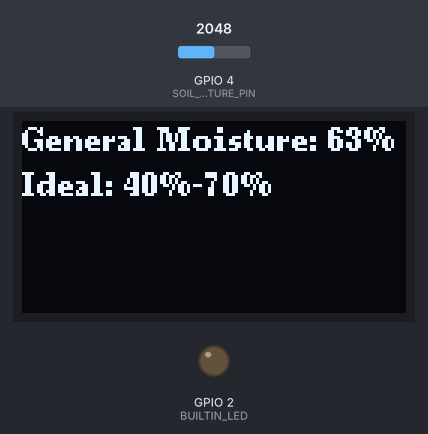
This sketch was run on a simulated ESP32. Parts: 128×64 one-colour display, output pins drawn as LEDs (lit = HIGH). Inputs (shaded band) come from the test bench; at power-on: GPIO 4 (SOIL_MOISTURE_PIN) = 2048. What the sketch prints to the serial monitor is not drawn.

Above: at 5.6 s.
5.7 s: GPIO 4 (SOIL_MOISTURE_PIN) set to 2375
At 10.7 s:
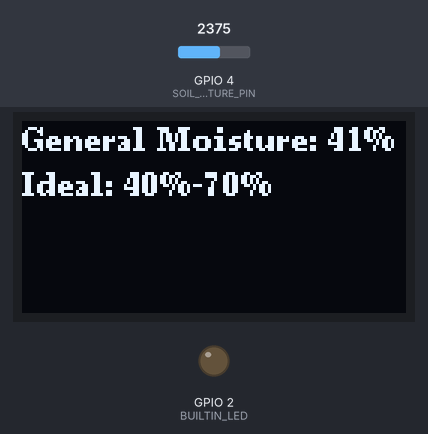
11.8 s: GPIO 4 (SOIL_MOISTURE_PIN) set to 2474
At 15.7 s:
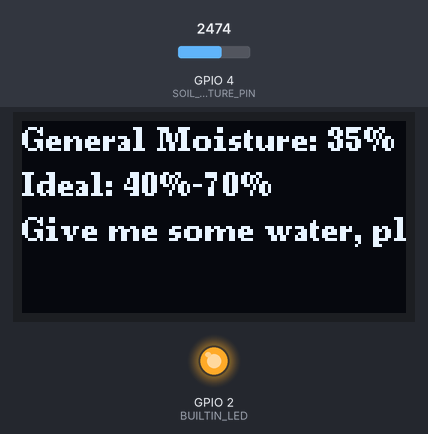
21.5 s: GPIO 4 (SOIL_MOISTURE_PIN) set to 2866
At 25.7 s:
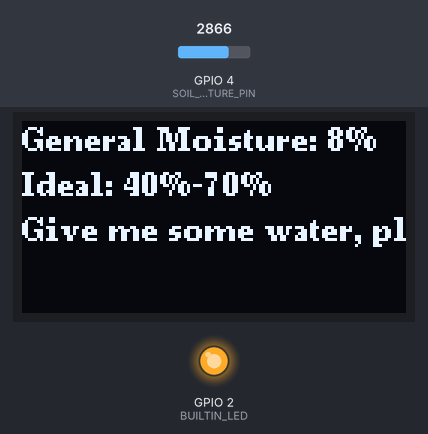
27.6 s: GPIO 4 (SOIL_MOISTURE_PIN) set to 1228
At 30.7 s:
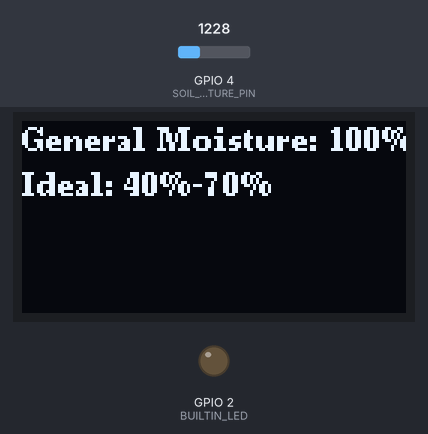
Timing chart, 0 to 32.2 s (numbered marks = the images above; inputs shaded):
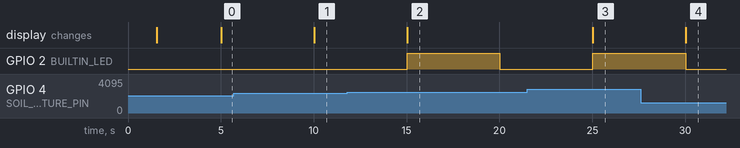

Measured:
- the behaviour switches between 2400 and 2401 on GPIO 4 (SOIL_MOISTURE_PIN) (found by bisection; images 1 and 2)
- after the input at 5.7 s, the display: changes after 4.3 s (image 1)
- after the input at 11.8 s, GPIO 2 (BUILTIN_LED): LOW → HIGH after 3.2 s, → LOW 5.0 s later; the display: changes after 3.2 s (image 2)
- after the input at 21.5 s, the display: changes after 3.5 s (image 3)
- after the input at 27.6 s, the display: first differs from a run without the input after 2.4 s (image 4)

The sketch:

ESP-MoistureSoil.ino
```cpp
#include <Wire.h>
#include <U8g2lib.h>

#define I2C_SDA 21
#define I2C_SCL 22

#define SOIL_MOISTURE_PIN 4  // Pin connected to the soil moisture sensor
#define BUILTIN_LED 2        // Pin for the built-in LED (often GPIO 2)

// Initialize U8G2 for the OLED display
U8G2_SSD1306_128X64_NONAME_F_HW_I2C u8g2(U8G2_R0, I2C_SDA, I2C_SCL);  // 128x64 OLED with hardware I2C

// Calibration values (replace these with your sensor's dry and wet values)
int dryValue = 3000;  // Replace with your dry calibration value
int wetValue = 1500;  // Replace with your wet calibration value

unsigned long previousMillis = 0;     // Store the last time for LED toggling
const long ledInterval = 5000;        // Interval for LED blinking (ms)
unsigned long sensorMillis = 0;       // Store the last time for sensor reading
const long sensorInterval = 5000;     // Interval for sensor updates (ms)

int moisturePercentage = 0;

void setup() {
  // Initialize Serial Monitor
  Serial.begin(115200);
  delay(1500); // Allow time for the Serial Monitor to open

  // Set the built-in LED pin as output
  pinMode(BUILTIN_LED, OUTPUT);

  // Initialize I2C communication
  Wire.begin(I2C_SDA, I2C_SCL);

  // Initialize the OLED display
  u8g2.begin();

  // Initial display message
  u8g2.clearBuffer();
  u8g2.setFont(u8g2_font_ncenB08_tr);  // Simple font
  u8g2.setCursor(0, 10);
  u8g2.print("Soil Moisture Sensor");
  u8g2.sendBuffer();
  delay(2000);
}

void loop() {
  unsigned long currentMillis = millis();

  // Read and update sensor values every 2 seconds
  if (currentMillis - sensorMillis >= sensorInterval) {
    sensorMillis = currentMillis;

    // Read raw value from soil moisture sensor
    int rawValue = analogRead(SOIL_MOISTURE_PIN);

    // Map raw value to percentage
    moisturePercentage = map(rawValue, dryValue, wetValue, 0, 100);
    moisturePercentage = constrain(moisturePercentage, 0, 100);

    // Print values to Serial Monitor
    Serial.print("Raw Value: ");
    Serial.print(rawValue);
    Serial.print(" | Moisture: ");
    Serial.print(moisturePercentage);
    Serial.println("%");

    // Update OLED display
    u8g2.clearBuffer();
    u8g2.setFont(u8g2_font_ncenB08_tr);
    u8g2.setCursor(0, 10);
    u8g2.print("General Moisture: ");
    u8g2.print(moisturePercentage);
    u8g2.print("%");

    u8g2.setCursor(0, 25);
    u8g2.print("Ideal: 40%-70%");

    if (moisturePercentage < 40) {
      u8g2.setCursor(0, 40);
      u8g2.print("Give me some water, please!");
    }
    u8g2.sendBuffer();
  }

  // Blink LED if moisture is below 40%
  if (moisturePercentage < 40) {
    if (currentMillis - previousMillis >= ledInterval) {
      previousMillis = currentMillis;
      digitalWrite(BUILTIN_LED, !digitalRead(BUILTIN_LED)); // Toggle LED
    }
  } else {
    digitalWrite(BUILTIN_LED, LOW); // Ensure LED is off if moisture is sufficient
  }
}
```
